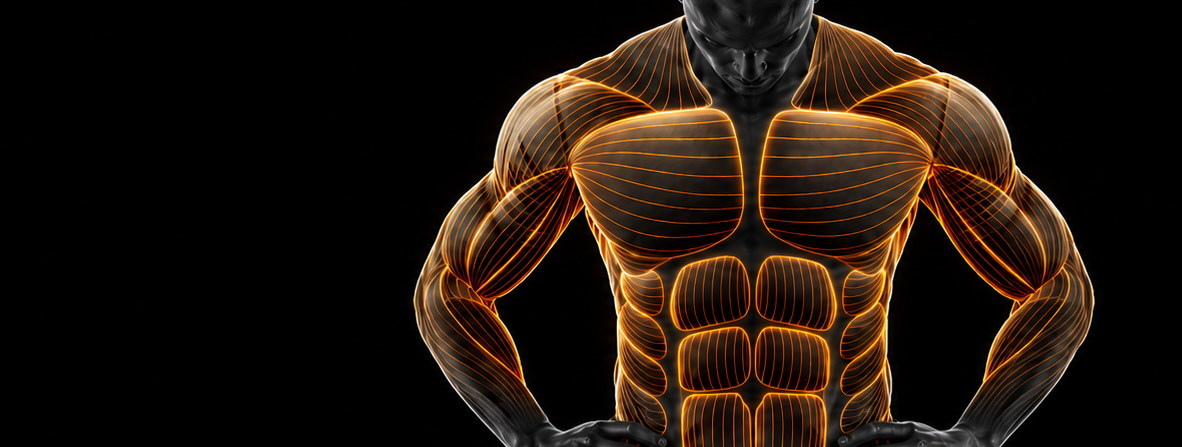
#> input picture background_templates/derived/core.png, 1182 x 447 px, given in place of Strength_button.png, which was not available
$ python prepare_bioage_illustrations.py
#> lines starting #> are read from the running program, lines starting #| are printed output that depends on the picture
"""
scripts/prepare_bioage_illustrations.py -- One-shot asset prep for the
Strength BioAge detail screen (views/insights.py, ?bioage=strength).

The source PNGs in background_templates/ (Strength_button.png, Upperbody.png,
core.png, lowerbody.png, muscle_imbalances.png) are pre-rendered card graphics
with a label, chevron and rounded-rect border baked into the pixels -- correct
for the small BioAge category-grid cards (_bioage_card_html), which crop and
gradient-fade them just enough to hide that chrome. The taller Strength detail
cards (hero, body-region rows, muscle-balance summary) crop differently and
end up exposing that baked-in text/border instead of hiding it.

This script crops each source once into an illustration-only PNG (no text, no
chevron, no border stroke) written to background_templates/derived/, which
views/insights.py reads directly. Crop boxes were tuned by hand against these
specific source images -- re-run and re-tune by eye if the source PNGs change.
Deliberately minimal: only the baked-in chrome is trimmed, nothing else --
views/insights.py handles displaying these at a uniform card size via
background-size:contain rather than cropping them further to fit.

Usage:
    python scripts/prepare_bioage_illustrations.py
"""

from pathlib import Path

from PIL import Image

_SRC_DIR = Path(__file__).resolve().parent.parent / "background_templates"
_OUT_DIR = _SRC_DIR / "derived"

# name -> (source file, x0, x1, y0, y1) as fractions of source width/height.
# Each box is the *minimum* crop needed to exclude the source's baked-in
# label text (left), chevron (right) and rounded-rect border stroke (all
# edges) — nothing beyond that is cut. x0 stays as far left, and x1 as far
# right, as those elements allow; y0/y1 trim only the border stroke, not any
# actual illustration content (the source canvas has empty black padding
# above/below the artwork anyway).
#
# The 5 crops end up with 5 different aspect ratios as a result (no forced
# matching). views/insights.py renders all 5 in an identically-sized box
# (same aspect-ratio/min-height/max-height as the hero) using
# background-size:contain rather than cover, so every image displays at its
# own full, uncropped-beyond-this proportions inside that shared box instead
# of being cropped further to fill it.
_CROPS: dict[str, tuple[str, float, float, float, float]] = {
    "strength_hero.png":   ("Strength_button.png",     0.30, 0.90, 0.27, 0.72),
    "upper_body.png":      ("Upperbody.png",           0.36, 0.90, 0.23, 0.75),
    "core.png":            ("core.png",                0.30, 0.90, 0.21, 0.77),
    "lower_body.png":      ("lowerbody.png",            0.36, 0.85, 0.21, 0.79),
    "muscle_balance.png":  ("muscle_imbalances.png",    0.44, 0.93, 0.17, 0.87),
}


def main() -> None:
    _OUT_DIR.mkdir(exist_ok=True)
    for out_name, (src_name, x0, x1, y0, y1) in _CROPS.items():
        src_path = _SRC_DIR / src_name
        im = Image.open(src_path)
#> im is the input picture: PIL image 1182x447 RGB; mean R, G, B 32, 20.3, 10.9
        w, h = im.size
#> w = 1182; h = 447
        box = (int(x0 * w), int(y0 * h), int(x1 * w), int(y1 * h))
#> box = (354, 120, 1063, 321)
        cropped = im.crop(box)
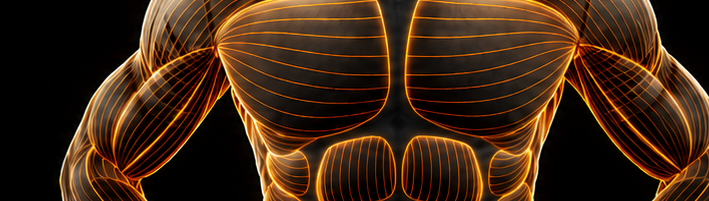
#> cropped: PIL image 709x201 RGB; mean R, G, B 62.8, 37.6, 17.9
        out_path = _OUT_DIR / out_name
        cropped.save(out_path)
        print(f"{src_name} {box} -> {out_name} {cropped.size}")
#| Strength_button.png (354, 120, 1063, 321) -> strength_hero.png (709, 201)
#> pass 2 of the loop in main, `for out_name, (src_name, x0, x1, y0, y1) in _CROPS.items():`:
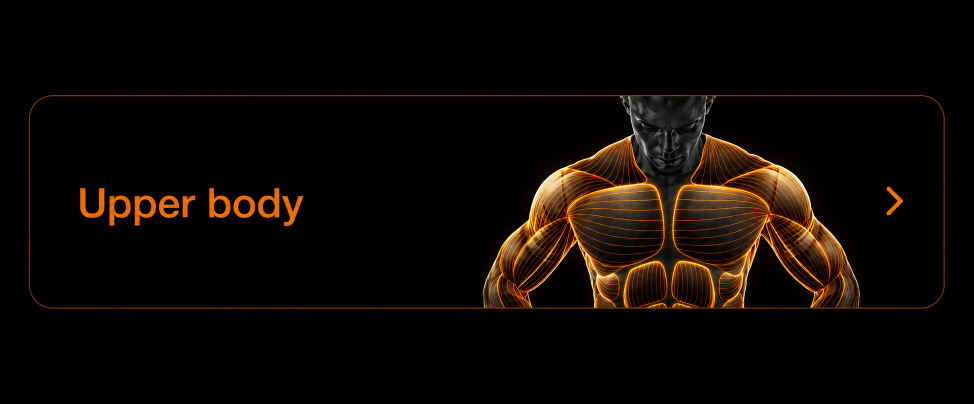
#> input picture background_templates/Upperbody.png, 1947 x 808 px (shown at 1/2 size)
#> in main, im is the input picture: PIL image 1947x808 RGB; mean R, G, B 13.2, 7.7, 3.1
#> in main, `cropped = im.crop(box)`:
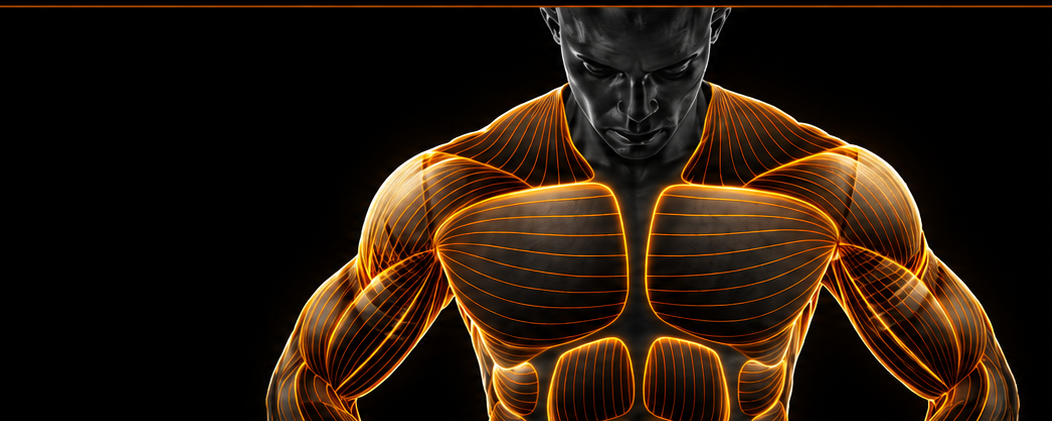
#> cropped: PIL image 1052x421 RGB; mean R, G, B 37.8, 23.2, 10.7
#| Upperbody.png (700, 185, 1752, 606) -> upper_body.png (1052, 421)


if __name__ == "__main__":
    main()
